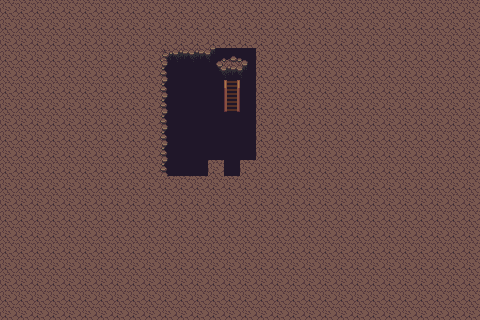

A 2D game scene composited from a Tiled map and its tileset images. What follows is a short description and the map's XML, with each tile layer's data collapsed to a summary:
An orthogonal 30x20 tile map with 16x16 px tiles, 15 tile layers (L0, L1, L2, L3, ...), 2 tilesets and 1 object.

<map version="1.10" tiledversion="1.11.2" orientation="orthogonal" renderorder="right-down" width="30" height="20" tilewidth="16" tileheight="16" infinite="0" nextlayerid="20" nextobjectid="2">
 <properties>
  <property name="pos" type="class" propertytype="pos3">
   <properties>
    <property name="x" type="int" value="0" />
    <property name="y" type="int" value="0" />
    <property name="z" type="int" value="0" />
   </properties>
  </property>
 </properties>
 <tileset firstgid="1" source="../../../../game/assets/art/cave.tsx" />
 <tileset firstgid="1001" source="../../../../game/assets/art/inner.tsx" />
 <layer id="1" name="L0" width="30" height="20">
  <data>[600 cells, 600 non-empty, 10 distinct tile ids]</data>
 </layer>
 <layer id="5" name="L1" width="30" height="20">
  <data>[600 cells, 2 non-empty, 2 distinct tile ids]</data>
 </layer>
 <layer id="8" name="L2" width="30" height="20">
  <data>[600 cells, 0 non-empty, 0 distinct tile ids]</data>
 </layer>
 <layer id="7" name="L3" width="30" height="20">
  <data>[600 cells, 0 non-empty, 0 distinct tile ids]</data>
 </layer>
 <layer id="9" name="L4" width="30" height="20">
  <data>[600 cells, 0 non-empty, 0 distinct tile ids]</data>
 </layer>
 <layer id="12" name="L5" width="30" height="20">
  <data>[600 cells, 0 non-empty, 0 distinct tile ids]</data>
 </layer>
 <layer id="10" name="Monsters" width="30" height="20">
  <data>[600 cells, 0 non-empty, 0 distinct tile ids]</data>
 </layer>
 <layer id="4" name="NPCs" width="30" height="20">
  <data>[600 cells, 0 non-empty, 0 distinct tile ids]</data>
 </layer>
 <layer id="19" name="Items" width="30" height="20">
  <data>[600 cells, 0 non-empty, 0 distinct tile ids]</data>
 </layer>
 <layer id="13" name="L6" width="30" height="20">
  <data>[600 cells, 0 non-empty, 0 distinct tile ids]</data>
 </layer>
 <layer id="14" name="L7" width="30" height="20">
  <data>[600 cells, 0 non-empty, 0 distinct tile ids]</data>
 </layer>
 <layer id="15" name="L8" width="30" height="20">
  <data>[600 cells, 0 non-empty, 0 distinct tile ids]</data>
 </layer>
 <layer id="16" name="L9" width="30" height="20">
  <data>[600 cells, 0 non-empty, 0 distinct tile ids]</data>
 </layer>
 <layer id="17" name="L10" width="30" height="20">
  <data>[600 cells, 0 non-empty, 0 distinct tile ids]</data>
 </layer>
 <layer id="18" name="L11" width="30" height="20">
  <data>[600 cells, 0 non-empty, 0 distinct tile ids]</data>
 </layer>
 <objectgroup id="11" name="Portals">
  <object id="1" x="224.694" y="79.5048" width="16.1818" height="15.2727">
   <properties>
    <property name="p1" type="class" propertytype="portal">
     <properties>
      <property name="room" value="0" />
      <property name="world" value="" />
      <property name="x" type="int" value="14" />
      <property name="y" type="int" value="8" />
     </properties>
    </property>
   </properties>
  </object>
 </objectgroup>
</map>
